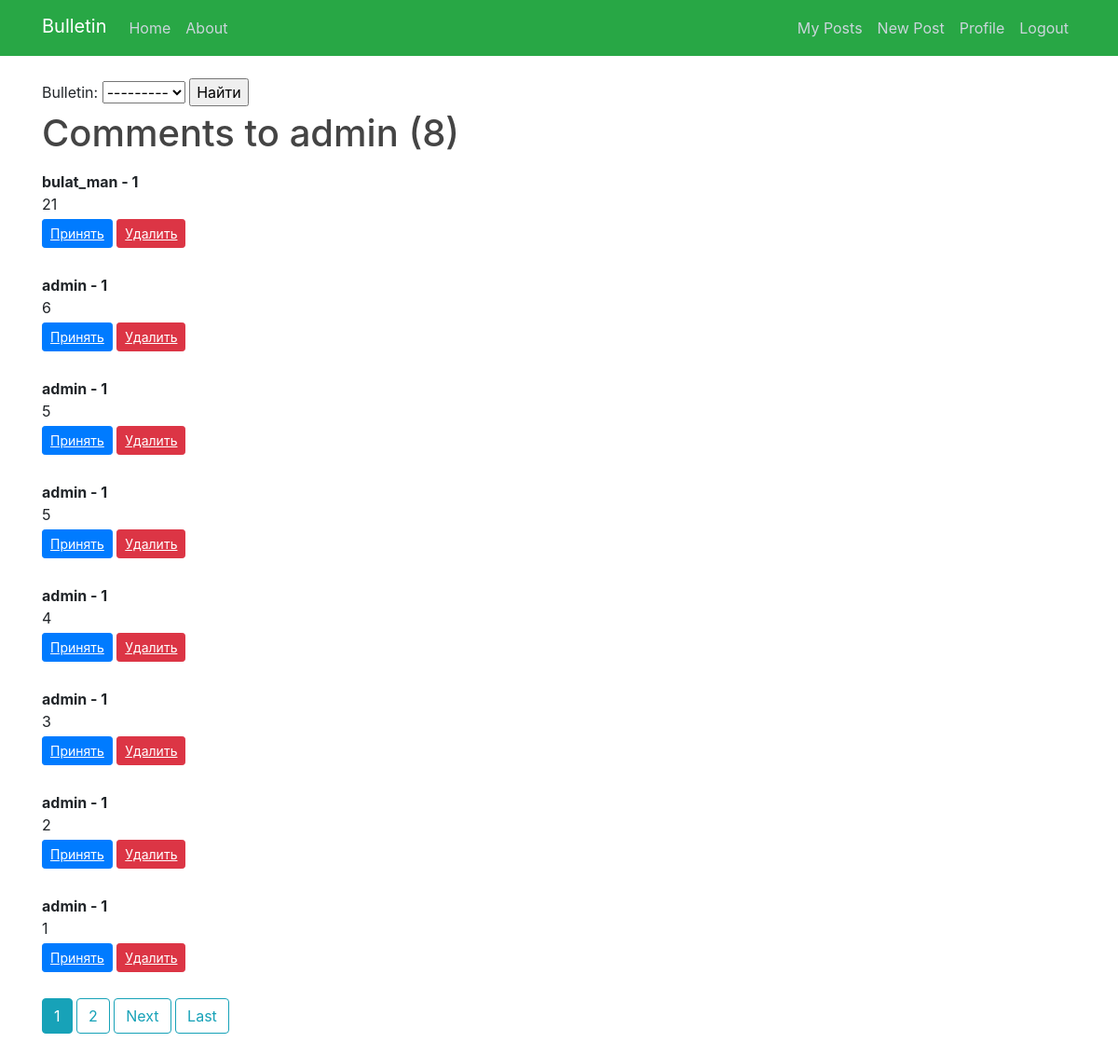
Page /home/comments (signed in) on the committed database.
### myboardapp/models.py (models this page shows, shortened)
class Comment(models.Model):
    bulletin = models.ForeignKey(Bulletin, related_name="comments", on_delete=models.CASCADE)
    username = models.ForeignKey(User, on_delete=models.CASCADE, null=True)
    body = models.TextField()
    date_added = models.DateTimeField(auto_now_add=True)

class Bulletin(models.Model):
    title = models.CharField(max_length=100, blank=True)
    author = models.ForeignKey(User, on_delete=models.CASCADE)
    content = models.TextField()
    file = models.FileField(upload_to='files/',
                                             blank=True,
                                             )
    bulletin_category = models.ForeignKey(CategoryModel, on_delete=models.CASCADE)
    date_created = models.DateTimeField(default=timezone.now)
    def __str__(self):
        return self.title

### myboardapp/views.py (the view)
# urls.py: path('home/comments', CommentListView.as_view(), name='comment_list'),
class CommentListView(LoginRequiredMixin, ListView):
    model = Comment
    template_name = 'myboardapp/comment_list.html'
    context_object_name = 'comments' # we use it in template as {% for comment in comments %}
    ordering = ['-date_added']
    paginate_by = 3
    myFilter = CommentFilter()
    def get_queryset(self):
        user_id = self.request.user.id # get logged-in user id because he is an author of his own posts
        return Comment.objects.filter(bulletin__author_id=user_id).order_by('-date_added')  #filtering current user's bulletins and looking up the comments under these bulletins
    def get_context_data(self, **kwargs):
        context = super().get_context_data(**kwargs)
        context['filter'] = CommentFilter(self.request.GET, queryset=self.get_queryset())
        return context

### myboardapp/templatetags/my_tags.py (called while the page is built)
@register.simple_tag(takes_context=True)
def param_replace(context, **kwargs):
    d = context['request'].GET.copy()
    for k, v in kwargs.items():
        d[k] = v
    for k in [k for k, v in d.items() if not v]:
        del d[k]
    return d.urlencode()

### myboardapp/templates/myboardapp/comment_list.html (shortened to what this page needs)
{% extends "myboardapp/base.html" %}
{% load static %}
{% block content %}
    <main role="main" class="container">
      <div class="row">
        <div class="col-md-8">
            <form method="GET">
                {{ filter.form }}
                <input type="submit" value="Найти">
            </form>
            {% if filter.qs %}
            <h1 class="mb-3">Comments to {{ user.username }} ({{ page_obj.paginator.count }})</h1>
                {% for comment in filter.qs %}
                    <strong> {{ comment.username }} - {{ comment.bulletin.title }} </strong>
                    <br/>
                    {{ comment.body }}
                    <br/>
                    <a class="btn btn-primary btn-sm mt-1 mb-1" href="{% url 'comment-accept' comment.id %}"><u> Принять </u></a>
                    <a class="btn btn-danger btn-sm mt-1 mb-1" href="{% url 'comment-delete' comment.id %}"><u> Удалить </u></a>
                    <br/><br/>
                {% endfor %}
            {% else %}
            <h2>
                No Comments
            </h2>
            {% endif %}
        {% load my_tags %}
            {% if is_paginated %}
                {% for num in page_obj.paginator.page_range %}
                    {% if page_obj.number == num %}
                        <a class="btn btn-info mb-4" href="?{% param_replace page=num %}">{{ num }}</a>
                    {% elif num > page_obj.number|add:'-2' and num < page_obj.number|add:'2' %}
                        <a class="btn btn-outline-info mb-4" href="?{% param_replace page=num %}">{{ num }}</a>
                    {% endif %}
                {% endfor %}
                {% if page_obj.has_next %}
                    <a class="btn btn-outline-info mb-4" href="?{% param_replace page=page_obj.next_page_number %}">Next</a>
                    <a class="btn btn-outline-info mb-4" href="?{% param_replace page=page_obj.paginator.num_pages %}">Last</a>
                {% endif %}
            {% endif %}
        </div>
      </div>
    </main>
{% endblock content %}

### myboardapp/static/myboardapp/mail.css (style rules this page uses)
h1, h2, h3, h4, h5, h6 { color: #444444; }

### rows in the picture
Comment: username "bulat_man", bulletin "1", body "21"
Comment: username "admin", bulletin "1", body "6"
Comment: username "admin", bulletin "1", body "5"
Comment: username "admin", bulletin "1", body "5"
Comment: username "admin", bulletin "1", body "4"
Comment: username "admin", bulletin "1", body "3"
Comment: username "admin", bulletin "1", body "2"
Comment: username "admin", bulletin "1", body "1"

### other values in the picture
{{ user.username }} "admin"
{{ page_obj.paginator.count }} "8"
{{ num }} "1"
{{ num }} "2"
